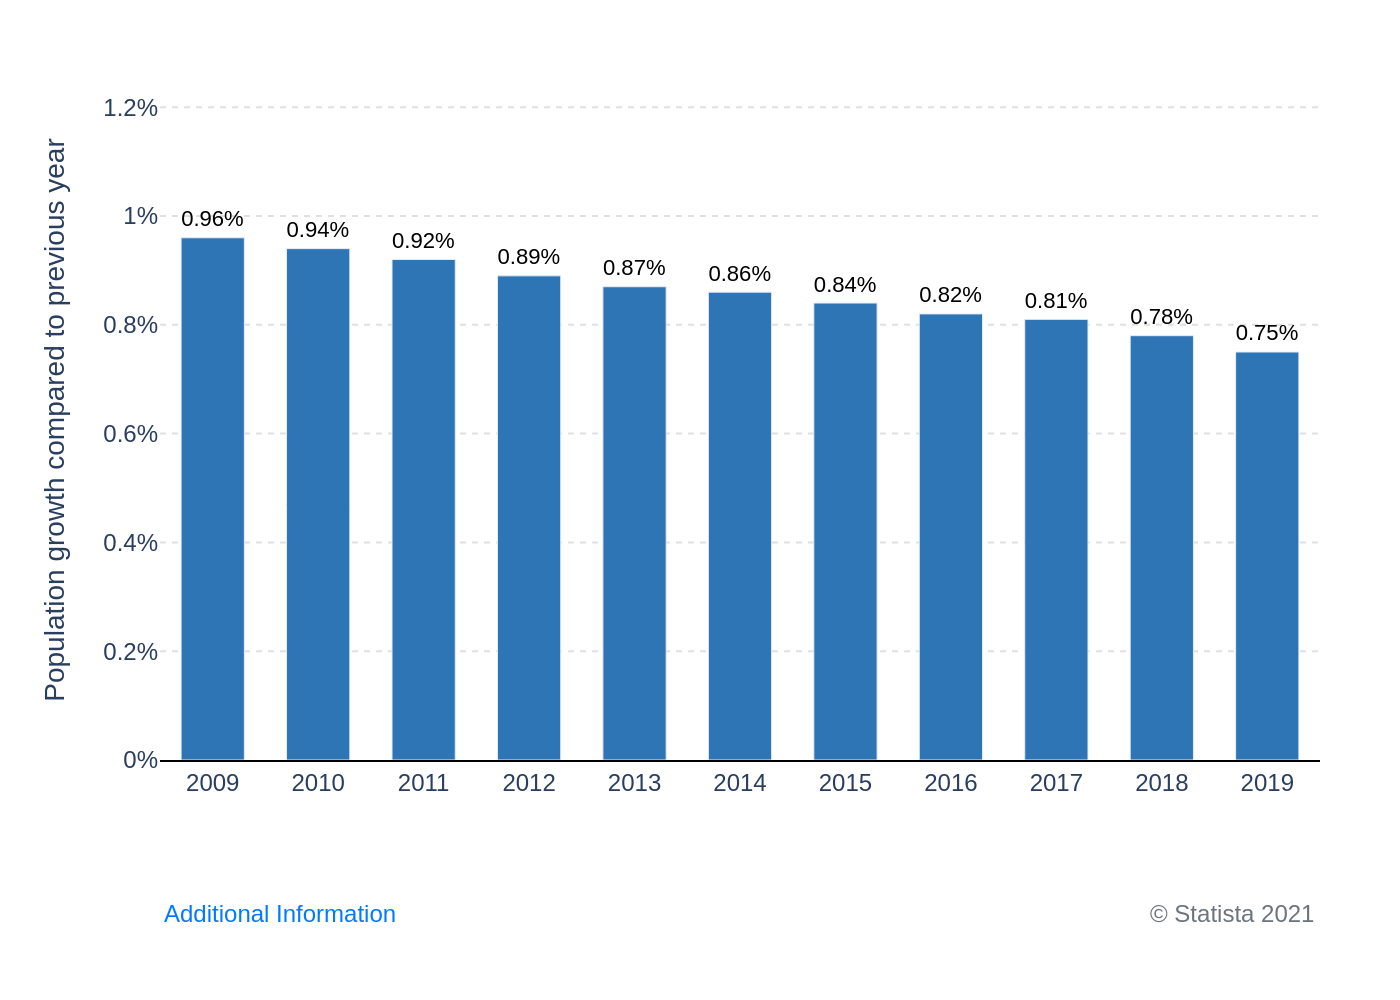

Write the Python code that produced this figure.
import sys
import json
import os
import plotly.graph_objects as go

if len(sys.argv) != 2:
    print(f"Usage: python {os.path.basename(__file__)} <path_to_json_file>")
    sys.exit(1)

json_path = sys.argv[1]

try:
    with open(json_path, 'r', encoding='utf-8') as f:
        chart_config = json.load(f)
except FileNotFoundError:
    print(f"Error: JSON file not found at {json_path}")
    sys.exit(1)
except json.JSONDecodeError:
    print(f"Error: Could not decode JSON from {json_path}")
    sys.exit(1)

data = chart_config['chart_data']
texts = chart_config['texts']
colors = chart_config['colors']

x_values = [item['category'] for item in data]
y_values = [item['value'] for item in data]

bar_texts = [f"{y}%" for y in y_values]

fig = go.Figure()

fig.add_trace(go.Bar(
    x=x_values,
    y=y_values,
    marker_color=colors[0],
    text=bar_texts,
    textposition='outside',
    cliponaxis=False,
    textfont=dict(
        family="Arial",
        size=12,
        color='black'
    )
))

annotations = []
if texts.get('note'):
    annotations.append(dict(
        xref='paper', yref='paper',
        x=0, y=-0.2,
        xanchor='left', yanchor='top',
        text=texts['note'],
        showarrow=False,
        font=dict(family="Arial", size=12, color="#007bff")
    ))

if texts.get('source'):
    annotations.append(dict(
        xref='paper', yref='paper',
        x=1, y=-0.2,
        xanchor='right', yanchor='top',
        text=texts['source'],
        showarrow=False,
        font=dict(family="Arial", size=12, color="#6c757d")
    ))

y_tickvals = [0, 0.2, 0.4, 0.6, 0.8, 1.0, 1.2]
y_ticktext = ['0%', '0.2%', '0.4%', '0.6%', '0.8%', '1%', '1.2%']

fig.update_layout(
    font_family="Arial",
    title_text=texts.get('title'),
    plot_bgcolor='white',
    paper_bgcolor='white',
    showlegend=False,
    margin=dict(l=80, r=40, t=40, b=120),
    xaxis=dict(
        showgrid=False,
        showline=True,
        linecolor='black',
        tickfont=dict(size=12)
    ),
    yaxis=dict(
        title_text=texts.get('y_axis_title'),
        range=[0, 1.25],
        tickvals=y_tickvals,
        ticktext=y_ticktext,
        gridcolor='#e0e0e0',
        gridwidth=1,
        griddash='dot',
        zeroline=False,
        showline=False,
        tickfont=dict(size=12)
    ),
    annotations=annotations,
    bargap=0.4
)

base_filename, _ = os.path.splitext(json_path)
output_filename = f"{base_filename}.png"

fig.write_image(output_filename, scale=2)

print(f"Chart saved to {output_filename}")
